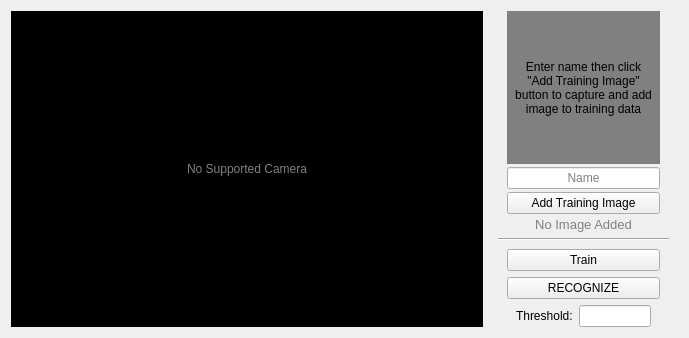
<?xml version="1.0" encoding="UTF-8"?>
<ui version="4.0">
 <class>mainForm</class>
 <widget class="QWidget" name="mainForm">
  <property name="windowModality">
   <enum>Qt::NonModal</enum>
  </property>
  <property name="geometry">
   <rect>
    <x>0</x>
    <y>0</y>
    <width>689</width>
    <height>338</height>
   </rect>
  </property>
  <property name="windowTitle">
   <string>JH Face</string>
  </property>
  <layout class="QHBoxLayout" name="horizontalLayout">
   <item>
    <widget class="QLabel" name="cameraLabel">
     <property name="sizePolicy">
      <sizepolicy hsizetype="Preferred" vsizetype="Preferred">
       <horstretch>5</horstretch>
       <verstretch>0</verstretch>
      </sizepolicy>
     </property>
     <property name="styleSheet">
      <string notr="true">background: black; color: rgb(128, 128, 128)</string>
     </property>
     <property name="text">
      <string>No Supported Camera</string>
     </property>
     <property name="alignment">
      <set>Qt::AlignCenter</set>
     </property>
    </widget>
   </item>
   <item>
    <widget class="QWidget" name="controlWidget" native="true">
     <property name="sizePolicy">
      <sizepolicy hsizetype="Preferred" vsizetype="Preferred">
       <horstretch>2</horstretch>
       <verstretch>0</verstretch>
      </sizepolicy>
     </property>
     <layout class="QVBoxLayout" name="verticalLayout">
      <property name="spacing">
       <number>6</number>
      </property>
      <property name="topMargin">
       <number>0</number>
      </property>
      <property name="bottomMargin">
       <number>0</number>
      </property>
      <item>
       <widget class="QWidget" name="addDataWidget" native="true">
        <property name="sizePolicy">
         <sizepolicy hsizetype="Preferred" vsizetype="Preferred">
          <horstretch>0</horstretch>
          <verstretch>4</verstretch>
         </sizepolicy>
        </property>
        <layout class="QVBoxLayout" name="verticalLayout_2">
         <property name="spacing">
          <number>3</number>
         </property>
         <property name="topMargin">
          <number>0</number>
         </property>
         <property name="bottomMargin">
          <number>0</number>
         </property>
         <item>
          <widget class="QLabel" name="capturedLabel">
           <property name="sizePolicy">
            <sizepolicy hsizetype="Preferred" vsizetype="Preferred">
             <horstretch>0</horstretch>
             <verstretch>10</verstretch>
            </sizepolicy>
           </property>
           <property name="styleSheet">
            <string notr="true">background: rgb(128, 128, 128); padding: 5</string>
           </property>
           <property name="text">
            <string>Enter name then click &quot;Add Training Image&quot; button to capture and add image to training data</string>
           </property>
           <property name="alignment">
            <set>Qt::AlignCenter</set>
           </property>
           <property name="wordWrap">
            <bool>true</bool>
           </property>
           <property name="margin">
            <number>0</number>
           </property>
          </widget>
         </item>
         <item>
          <widget class="QLineEdit" name="nameLineEdit">
           <property name="sizePolicy">
            <sizepolicy hsizetype="Expanding" vsizetype="Fixed">
             <horstretch>0</horstretch>
             <verstretch>0</verstretch>
            </sizepolicy>
           </property>
           <property name="focusPolicy">
            <enum>Qt::ClickFocus</enum>
           </property>
           <property name="alignment">
            <set>Qt::AlignCenter</set>
           </property>
           <property name="dragEnabled">
            <bool>true</bool>
           </property>
           <property name="placeholderText">
            <string>Name</string>
           </property>
          </widget>
         </item>
         <item>
          <widget class="QPushButton" name="addDataButton">
           <property name="sizePolicy">
            <sizepolicy hsizetype="Minimum" vsizetype="Fixed">
             <horstretch>0</horstretch>
             <verstretch>0</verstretch>
            </sizepolicy>
           </property>
           <property name="text">
            <string>Add Training Image</string>
           </property>
          </widget>
         </item>
         <item>
          <widget class="QLabel" name="statusLabel">
           <property name="sizePolicy">
            <sizepolicy hsizetype="Preferred" vsizetype="Preferred">
             <horstretch>0</horstretch>
             <verstretch>0</verstretch>
            </sizepolicy>
           </property>
           <property name="font">
            <font>
             <pointsize>10</pointsize>
            </font>
           </property>
           <property name="autoFillBackground">
            <bool>false</bool>
           </property>
           <property name="styleSheet">
            <string notr="true">color: rgb(128, 128, 128)</string>
           </property>
           <property name="lineWidth">
            <number>0</number>
           </property>
           <property name="text">
            <string>No Image Added</string>
           </property>
           <property name="alignment">
            <set>Qt::AlignCenter</set>
           </property>
          </widget>
         </item>
        </layout>
       </widget>
      </item>
      <item>
       <widget class="Line" name="line">
        <property name="styleSheet">
         <string notr="true"/>
        </property>
        <property name="lineWidth">
         <number>1</number>
        </property>
        <property name="orientation">
         <enum>Qt::Horizontal</enum>
        </property>
       </widget>
      </item>
      <item>
       <widget class="QWidget" name="recognizeWidget" native="true">
        <property name="sizePolicy">
         <sizepolicy hsizetype="Preferred" vsizetype="Preferred">
          <horstretch>0</horstretch>
          <verstretch>1</verstretch>
         </sizepolicy>
        </property>
        <layout class="QVBoxLayout" name="verticalLayout_3">
         <property name="topMargin">
          <number>2</number>
         </property>
         <property name="bottomMargin">
          <number>0</number>
         </property>
         <item>
          <widget class="QPushButton" name="trainButton">
           <property name="sizePolicy">
            <sizepolicy hsizetype="Minimum" vsizetype="Fixed">
             <horstretch>0</horstretch>
             <verstretch>0</verstretch>
            </sizepolicy>
           </property>
           <property name="text">
            <string>Train</string>
           </property>
          </widget>
         </item>
         <item>
          <widget class="QPushButton" name="recognizeButton">
           <property name="sizePolicy">
            <sizepolicy hsizetype="Minimum" vsizetype="Fixed">
             <horstretch>0</horstretch>
             <verstretch>1</verstretch>
            </sizepolicy>
           </property>
           <property name="styleSheet">
            <string notr="true"/>
           </property>
           <property name="text">
            <string>RECOGNIZE</string>
           </property>
          </widget>
         </item>
         <item>
          <widget class="QWidget" name="widget" native="true">
           <layout class="QHBoxLayout" name="horizontalLayout_2">
            <property name="topMargin">
             <number>0</number>
            </property>
            <property name="bottomMargin">
             <number>0</number>
            </property>
            <item>
             <widget class="QLabel" name="thresholdLabel">
              <property name="text">
               <string>Threshold:</string>
              </property>
             </widget>
            </item>
            <item>
             <widget class="QLineEdit" name="thresholdLineEdit">
              <property name="focusPolicy">
               <enum>Qt::ClickFocus</enum>
              </property>
             </widget>
            </item>
           </layout>
          </widget>
         </item>
        </layout>
       </widget>
      </item>
     </layout>
    </widget>
   </item>
  </layout>
 </widget>
 <resources/>
 <connections/>
</ui>
